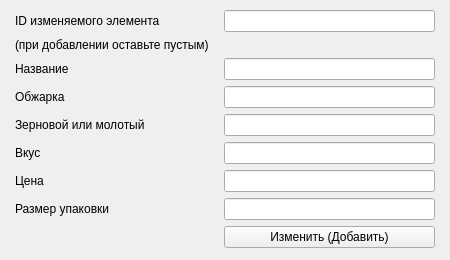
<?xml version="1.0" encoding="UTF-8"?>
<ui version="4.0">
 <class>MainWindow</class>
 <widget class="QMainWindow" name="MainWindow">
  <property name="geometry">
   <rect>
    <x>0</x>
    <y>0</y>
    <width>450</width>
    <height>260</height>
   </rect>
  </property>
  <property name="windowTitle">
   <string>MainWindow</string>
  </property>
  <widget class="QWidget" name="centralwidget">
   <layout class="QFormLayout" name="formLayout">
    <property name="horizontalSpacing">
     <number>15</number>
    </property>
    <property name="leftMargin">
     <number>15</number>
    </property>
    <property name="topMargin">
     <number>10</number>
    </property>
    <property name="rightMargin">
     <number>15</number>
    </property>
    <property name="bottomMargin">
     <number>10</number>
    </property>
    <item row="0" column="0">
     <widget class="QLabel" name="label">
      <property name="text">
       <string>ID изменяемого элемента</string>
      </property>
     </widget>
    </item>
    <item row="1" column="0">
     <widget class="QLabel" name="label_2">
      <property name="text">
       <string>(при добавлении оставьте пустым)</string>
      </property>
     </widget>
    </item>
    <item row="2" column="0">
     <widget class="QLabel" name="label_3">
      <property name="text">
       <string>Название</string>
      </property>
     </widget>
    </item>
    <item row="3" column="0">
     <widget class="QLabel" name="label_4">
      <property name="text">
       <string>Обжарка</string>
      </property>
     </widget>
    </item>
    <item row="4" column="0">
     <widget class="QLabel" name="label_5">
      <property name="text">
       <string>Зерновой или молотый</string>
      </property>
     </widget>
    </item>
    <item row="5" column="0">
     <widget class="QLabel" name="label_6">
      <property name="text">
       <string>Вкус</string>
      </property>
     </widget>
    </item>
    <item row="6" column="0">
     <widget class="QLabel" name="label_7">
      <property name="text">
       <string>Цена</string>
      </property>
     </widget>
    </item>
    <item row="7" column="0">
     <widget class="QLabel" name="label_8">
      <property name="text">
       <string>Размер упаковки </string>
      </property>
     </widget>
    </item>
    <item row="0" column="1">
     <widget class="QLineEdit" name="idEdit"/>
    </item>
    <item row="2" column="1">
     <widget class="QLineEdit" name="nameEdit"/>
    </item>
    <item row="3" column="1">
     <widget class="QLineEdit" name="roastEdit"/>
    </item>
    <item row="4" column="1">
     <widget class="QLineEdit" name="grainEdit"/>
    </item>
    <item row="5" column="1">
     <widget class="QLineEdit" name="tasteEdit"/>
    </item>
    <item row="6" column="1">
     <widget class="QLineEdit" name="costEdit"/>
    </item>
    <item row="7" column="1">
     <widget class="QLineEdit" name="sizeEdit"/>
    </item>
    <item row="8" column="1">
     <widget class="QPushButton" name="pushButton">
      <property name="text">
       <string>Изменить (Добавить)</string>
      </property>
     </widget>
    </item>
   </layout>
  </widget>
 </widget>
 <resources/>
 <connections/>
</ui>
